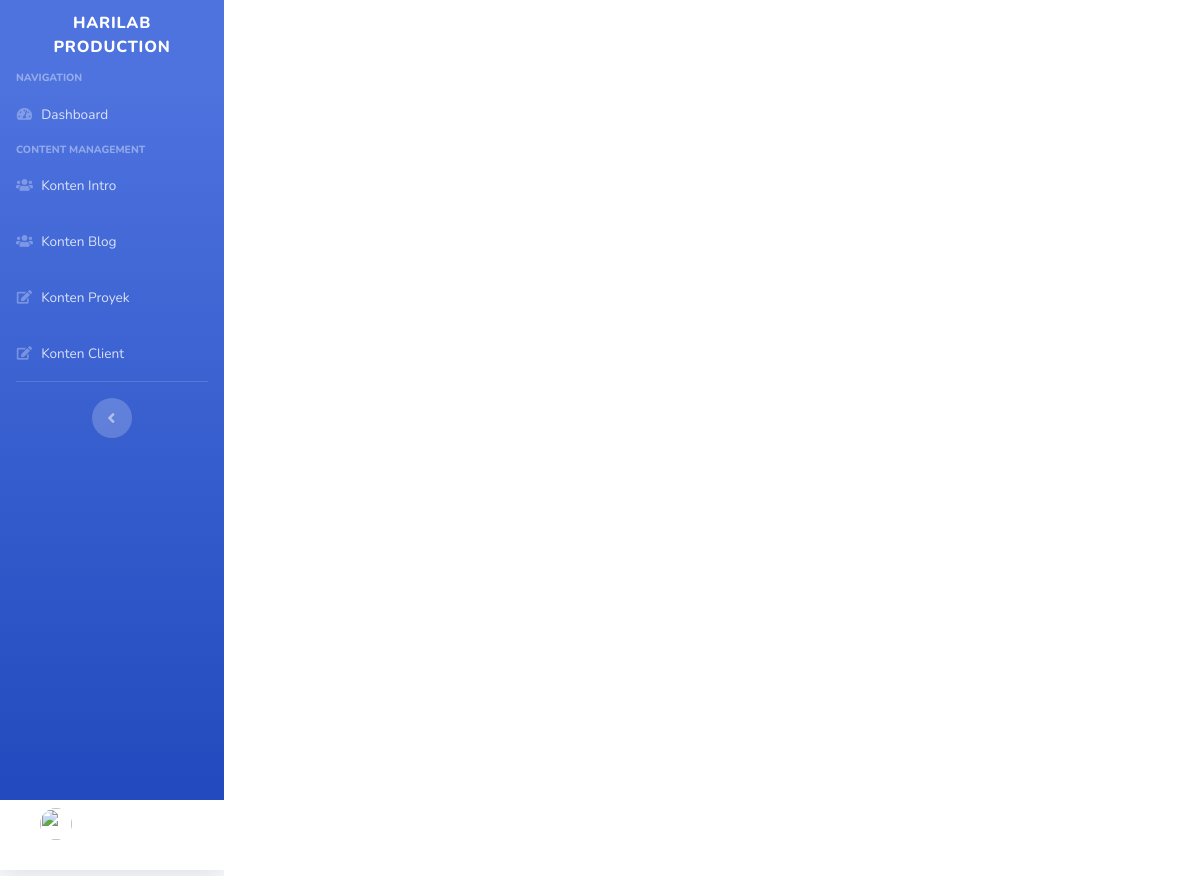
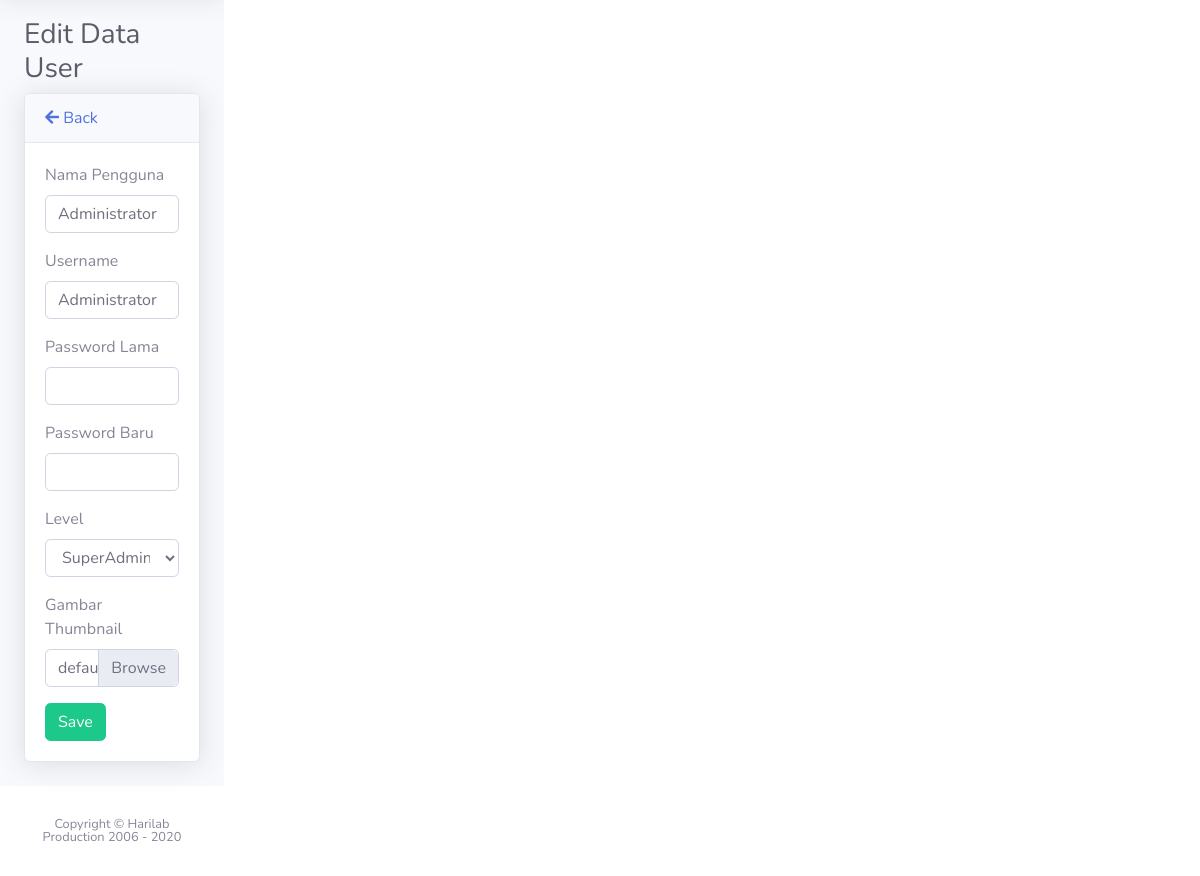
The page /index.php/admin/users/edit/1 on the database its author committed (2 pictures, top to bottom).
### tables this page shows
CREATE TABLE `tb_users` (
  `id_user` int(150) NOT NULL,
  `nama_user` varchar(150) NOT NULL,
  `username` varchar(150) NOT NULL,
  `password` varchar(150) NOT NULL,
  `level` enum('SuperAdmin','Admin','Staff') NOT NULL,
  `image` varchar(255) NOT NULL DEFAULT 'default.jpg'
);

### application/controllers/admin/Users.php (called while the page is built, shortened)
<?php
class Users extends CI_Controller
{
    public function __construct()
    {
        $this->load->model("admin/user_model");
        $this->load->library('form_validation');
    }
    public function edit($id_user = null)
    {
        $user = $this->user_model;
        $data["user"] = $user->getById($id_user);
        $this->load->view("admin/user_edit", $data);
    }
}

### index.php (called while the page is built, shortened)
<?php
require_once BASEPATH.'core/CodeIgniter.php';

### application/models/admin/User_model.php (called while the page is built, shortened)
<?php defined('BASEPATH') or exit('No direct script access allowed');
class User_model extends CI_Model
{
    private $_table = "tb_users";
    public function getById($id_user)
    {
        return $this->db->get_where($this->_table, ["id_user" => $id_user])->row();
    }
}

### application/views/admin/user_edit.php (the view, shortened to what this page needs)
<!DOCTYPE html>
<html lang="en">
<head>
    <link href="<?= base_url() ?>assets-backend/vendor/fontawesome-free/css/all.min.css" rel="stylesheet" type="text/css">
    <link href="<?= base_url() ?>assets-backend/css/sb-admin-2.min.css" rel="stylesheet">
    <link href="<?= base_url() ?>assets-backend/vendor/datatables/dataTables.bootstrap4.min.css" rel="stylesheet">
</head>
<body id="page-top">
    <div id="wrapper">
        <ul class="navbar-nav bg-gradient-primary sidebar sidebar-dark accordion" id="accordionSidebar">
            <div id="content-wrapper" class="d-flex flex-column">
                <div id="content">
                    <div class="container-fluid">
                            <h1 class="h3 mb-2 text-gray-800">Edit Data User</h1>
                            <div class="card shadow mb-4">
                                <div class="card-header">
                                    <a href="<?php echo site_url('admin/users') ?>"><i class="fas fa-arrow-left"></i> Back</a>
                                </div>
                                <div class="card-body">
                                    <form action="<?php base_url('admin/users/edit') ?>" method="POST" enctype="multipart/form-data">
                                        <div class="form-group">
                                            <label for="nama_user">Nama Pengguna</label>
                                            <input class="form-control <?php echo form_error('nama_user') ? 'is-invalid' : '' ?>" type="text" name="nama_user" placeholder="" value="<?= $user->nama_user ?>" />
                                        </div>
                                        <div class="form-group">
                                            <label for="username">Username</label>
                                            <input class="form-control <?php echo form_error('username') ? 'is-invalid' : '' ?>" type="text" name="username" placeholder="" value="<?= $user->nama_user ?>" />
                                        </div>
                                        <div class="form-group">
                                            <label for="old_pass">Password Lama</label>
                                            <input class="form-control <?php echo form_error('old_pass') ? 'is-invalid' : '' ?>" type="password" name="password" placeholder="" />
                                        </div>
                                        <div class="form-group">
                                            <label for="new_pass">Password Baru</label>
                                            <input class="form-control <?php echo form_error('new_pass') ? 'is-invalid' : '' ?>" type="password" name="new_pass" placeholder="" />
                                        </div>
                                        <div class="form-group">
                                            <label for="level">Level</label>
                                            <select class="form-control <?php echo form_error('level') ? 'is-invalid' : '' ?>" name="level" placeholder="">
                                                <option value="<?= $user->level ?>"><?= $user->level ?></option>
                                            </select>
                                        </div>
                                        <div class="form-group">
                                            <label for="image">Gambar Thumbnail</label>
                                            <div class="custom-file">
                                                <label class="custom-file-label" for="customFile"><?php echo $user->image ?></label>
                                            </div>
                                        </div>
                                        <input class="btn btn-success" type="submit" name="btn" value="Save" />
                                    </form>
                                </div>
                            </div>
                            </div>
                    </div>
                </div>
            </div>
</body>
</html>

### rows shown on the page
tb_users: nama_user "Administrator", username "Administrator", level "SuperAdmin", image "default.jpg"
